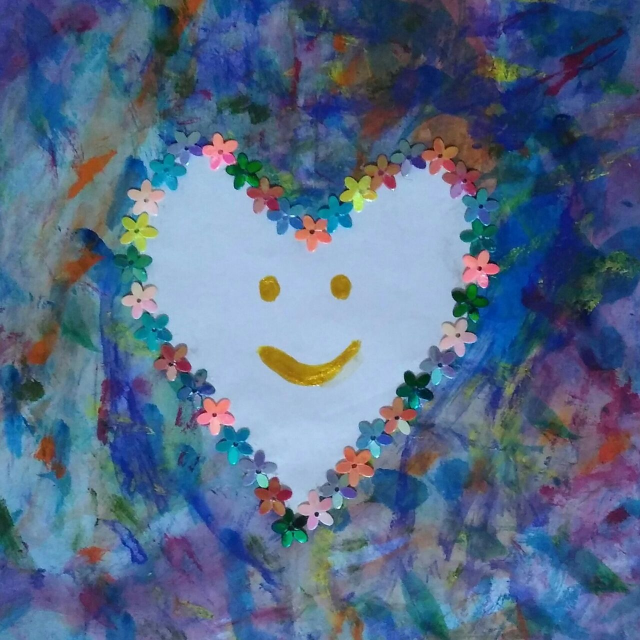
#> input picture input/heart.jpeg, 1280 x 1280 px (shown at 1/2 size)
$ jupyter execute 'image processing.ipynb'
#> lines starting #> are read from the running program, lines starting #| are printed output that depends on the picture; after the words box and inside, x2 and y2 are one past the last pixel; in counts of white or black regions, pixels touching at a corner belong together
convert an image into RGB with no transperancy

[cell 1]
import cv2
img_changed = cv2.imread('input/heart.jpeg',1)
#> img_changed is the input picture: shape (1280, 1280, 3); mean B, G, R 136.3, 107.2, 86.6
cv2.imwrite('output/heart1.jpg',img_changed)
print(img_changed.shape)
#| (1280, 1280, 3)
#here 3=> rgb values for coloured img
print(img_changed.size)
#| 4915200

convert an image into greyscale

[cell 2]
import cv2
img_gray = cv2.imread('input/heart.jpeg',0)
#> img_gray: shape (1280, 1280); min 5, max 255, mean 104.4
cv2.imwrite('output/heart0.jpg',img_gray)
print(img_gray.shape)
#| (1280, 1280)
print(img_gray.size)
#| 1638400

convert an image into RGB unchanged

[cell 3]
import cv2
img_unchanged = cv2.imread('input/heart.jpeg',-1)
cv2.imwrite('output/heart-1.jpg',img_unchanged)
print(img_unchanged.shape)
#| (1280, 1280, 3)
print(img_unchanged.size)
#| 4915200

convert BGR image into HSV
- hsv useful in color filtering
H: 0-180,
S: 0-255,
V: 0-255.

[cell 4]
import cv2
hsv = cv2.cvtColor(img_unchanged, cv2.COLOR_BGR2HSV)
#> hsv: shape (1280, 1280, 3); mean H, S, V 103.2, 116.7, 141.7
cv2.imwrite('output/hearthsv.jpg',hsv)
#hue channel
cv2.imwrite('output/heart-hue.jpg',hsv[:,:,0])
#saturation channel
cv2.imwrite('output/heart-saturation.jpg',hsv[:,:,1])
#value channel (brightness) - almost greyscale
cv2.imwrite('output/heart-value.jpg',hsv[:,:,2])

print(hsv.shape)
#| (1280, 1280, 3)
print(hsv.size)
#| 4915200

Individual channels in RGB image

[cell 5]
import cv2
image = cv2.imread('input/heart.jpeg')

#opencv split function splits img into each color index
B,G,R = cv2.split(image)

print (image.shape)
#| (1280, 1280, 3)
print (B.shape)
#| (1280, 1280)

#after split since one dimension - gonna be greyscale img only.
cv2.imwrite('output/heart-blue.jpg',B)
cv2.imwrite('output/heart-green.jpg',G)
cv2.imwrite('output/heart-red.jpg',R)

#remake original  image
merged = cv2.merge([B,G,R])
cv2.imwrite('output/heart-merged.jpg',merged)

# To amplify blue color : adds more tinge of blue color
# for every blue value<255 in matrix, adds 100. max: 255
merged_bluey = cv2.merge([B+100,G,R])
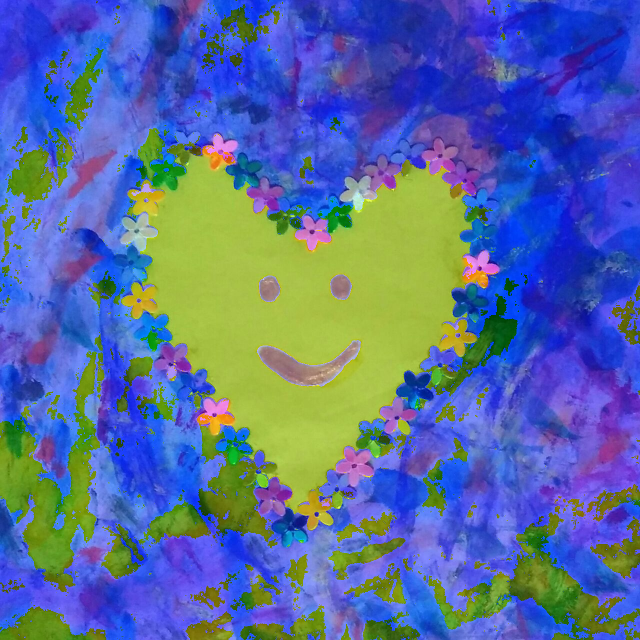
#> merged_bluey: shape (1280, 1280, 3) (shown at 1/2 size); mean B, G, R 159.3, 107.2, 86.6
cv2.imwrite('output/heart-merged-bluey.jpg',merged_bluey)

# To amplify green color
merged_greeny = cv2.merge([B,G+100,R])
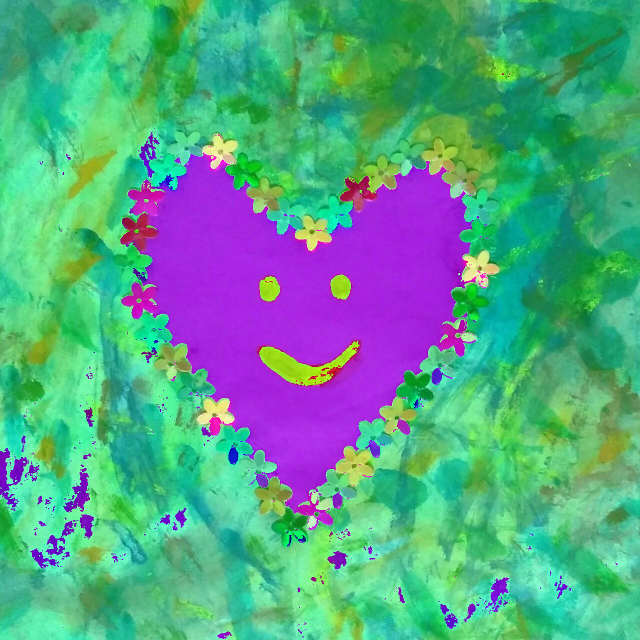
#> merged_greeny: shape (1280, 1280, 3) (shown at 1/2 size); mean B, G, R 136.3, 161.3, 86.6
cv2.imwrite('output/heart-merged-greeny.jpg',merged_greeny)

# To amplify red color
merged_red = cv2.merge([B,G,R+100])
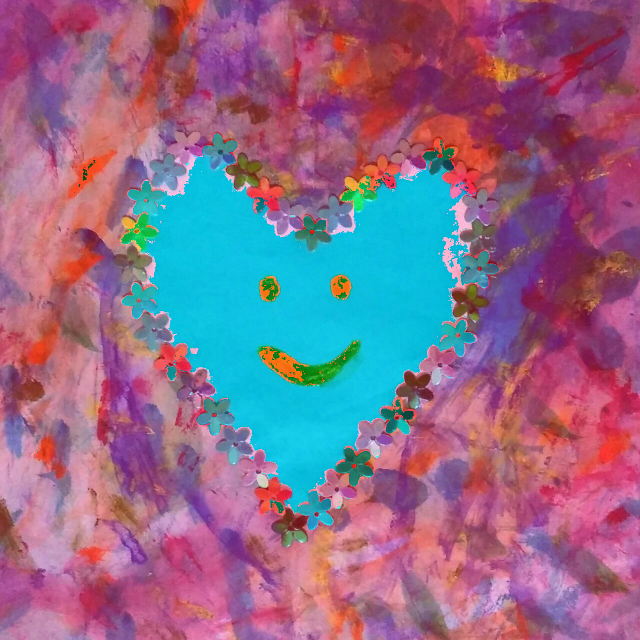
#> merged_red: shape (1280, 1280, 3) (shown at 1/2 size); mean B, G, R 136.3, 107.2, 142
cv2.imwrite('output/heart-merged-red.jpg',merged_red)
#> Out = True

Getting B,G,R colored image using numpy zeros

[cell 6]
import cv2
import numpy as np

image = cv2.imread('input/heart.jpeg')
B,G,R = cv2.split(image)
print(image.shape)
#| (1280, 1280, 3)
print(image.shape[:2])
#| (1280, 1280)

#create a matrix of xeros with dimensions of image heightxwidth
zeros = np.zeros(image.shape[:2],dtype='uint8')

cv2.imwrite('output/heart-zeros-blue.jpg',cv2.merge([B,zeros,zeros]))
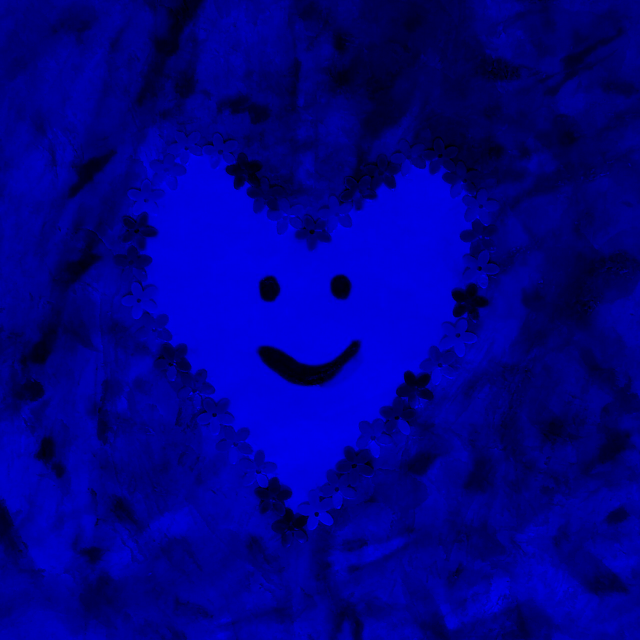
#> saved as heart-zeros-blue.jpg: shape (1280, 1280, 3) (shown at 1/2 size); mean B, G, R 136.3, 0, 0
cv2.imwrite('output/heart-zeros-green.jpg',cv2.merge([zeros,G,zeros]))
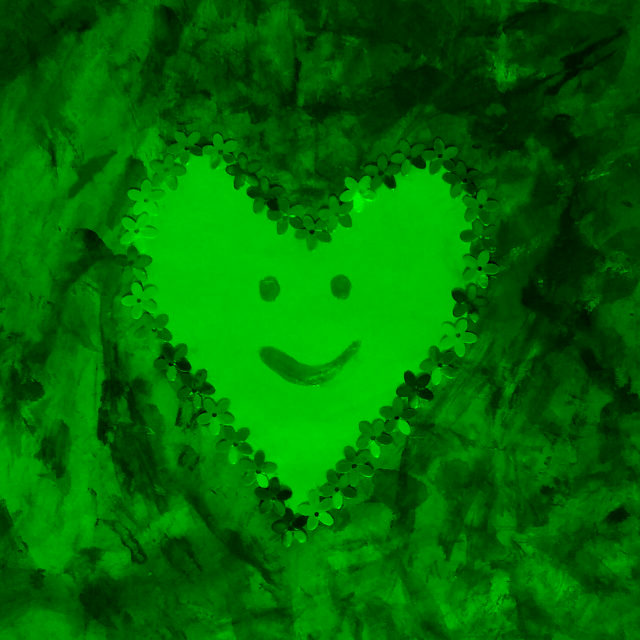
#> saved as heart-zeros-green.jpg: shape (1280, 1280, 3) (shown at 1/2 size); mean B, G, R 0, 107.2, 0
cv2.imwrite('output/heart-zeros-red.jpg',cv2.merge([zeros,zeros,R]))
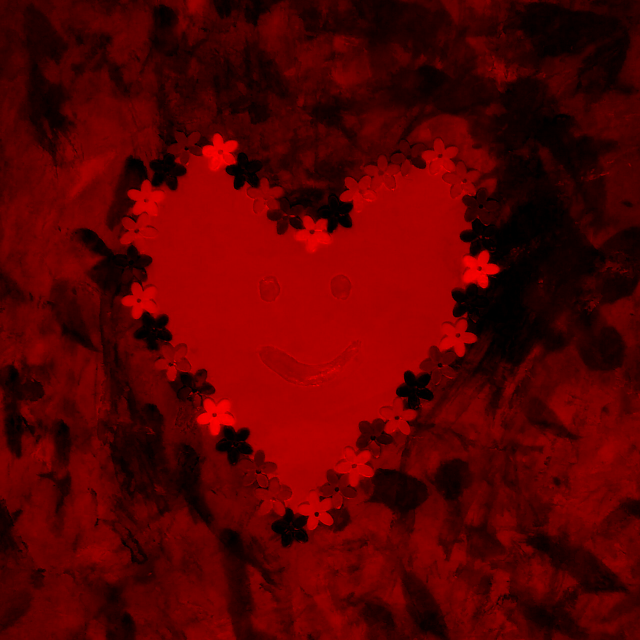
#> saved as heart-zeros-red.jpg: shape (1280, 1280, 3) (shown at 1/2 size); mean B, G, R 0, 0, 86.6
#> Out = True

Histograms

cv2.calcHist(images, channels, mask, histSize, ranges[, hist[, accumulate]])

    images : it is the source image of type uint8 or float32. it should be given in square brackets, ie, “[img]”.
    channels : it is also given in square brackets. It is the index of channel for which we calculate histogram. For example, if input is grayscale image, its value is [0]. For color image, you can pass [0], [1] or [2] to calculate histogram of blue, green or red channel respectively.
    mask : mask image. To find histogram of full image, it is given as “None”. But if you want to find histogram of particular region of image, you have to create a mask image for that and give it as mask.
    histSize : this represents our BIN count. Need to be given in square brackets. For full scale, we pass [256].
    ranges : this is our RANGE. Normally, it is [0,256].

[cell 7]
import cv2
import numpy as np
from matplotlib import pyplot as plt

image = cv2.imread('input/heart.jpeg')
histogram = cv2.calcHist([image],[0],None,[256],[0,256])
#> histogram = 256 values, max 24196 at index 223, min 12 at index 254, mean 6400

#plot histogram, ravel() flatens our img array
plt.hist(image.ravel(),256,[0,256]);
plt.show()
#> figure, not shown here; tallest bar 36642 high, from x = 99 to 100

#to view separate channels
color=('b','g','r')

#separate colors & plot each in histogram
for i, col in enumerate(color):
    histogram2 = cv2.calcHist([image],[i],None,[256],[0,256])
    plt.plot(histogram2,color=col)
    plt.xlim([0,256])

plt.show()
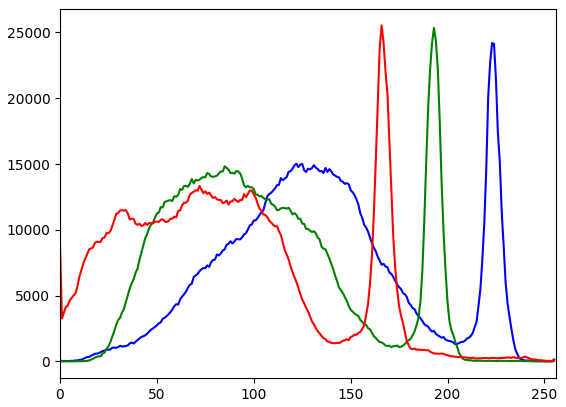
#> figure drawn by matplotlib, 1 panel; curve peaks at x = 223, y = 24196; curve peaks at x = 193, y = 25342; curve peaks at x = 166, y = 25537

Drawing images & shapes

[cell 8]
#black square
import cv2
import numpy as np

#create a black image with color
#512 x 512 => height x width
image = np.zeros((512,512,3),np.uint8)

#black & white
image_bw = np.zeros((512,512),np.uint8)

cv2.imwrite('output/black-sq-color.jpg',image)
cv2.imwrite('output/black-sq-B&W.jpg',image_bw)

Draw lines over black square

cv2.line(img, pt1, pt2, color, thickness, lineType, shift)

- image object on which to draw
- starting point coordinates (x, y)
- end point coordinates (x, y)
- stroke color in BGR (not RGB, be careful!)
- stroke thickness  (in pixels)

[cell 9]
#draw diagonal blue line with thickness= 5 px

image = np.zeros((512,512,3),np.uint8)
cv2.line(image,(0,0),(511,511),(255,127,0),5)
cv2.imwrite('output/black-sq-blue-line.jpg',image)

Draw rectangle

cv2.rectangle(image,starting vertex, opposite vertex, color, thickness)

- img	Image.
- pt1	Vertex of the rectangle.
- pt2	Vertex of the rectangle opposite to pt1 .
- color	Rectangle color or brightness (grayscale image).
- thickness	Thickness of lines that make up the rectangle. Negative values, like CV_FILLED , mean that the function has to draw a filled rectangle.
- lineType	Type of the line. See the line description.
- shift	Number of fractional bits in the point coordinates.

[cell 10]
#draw rectangle
image = np.zeros((512,512,3),np.uint8)
#rectangle outline
cv2.rectangle(image,(100,100),(300,250),(127,50,127),5)
cv2.imwrite('output/black-rectangle-line.jpg',image)
#rectangle fill
cv2.rectangle(image,(100,100),(300,250),(127,50,127),-1)
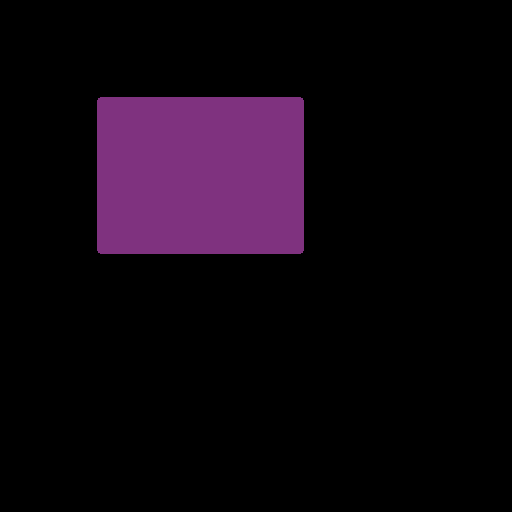
#> image: shape (512, 512, 3); mean B, G, R 15.7, 6.2, 15.7
cv2.imwrite('output/black-rectangle-fill.jpg',image)
#> Out = True

Drawing circles

cv2.circle(image,center,radius,color,fill)

[cell 11]
image = np.zeros((512,512,3),np.uint8)
#circle
cv2.circle(image,(350,350),100,(15,75,50),-1)
cv2.imwrite('output/circle.jpg',image)
#> Out = True

Drawing polygons

[cell 12]
image = np.zeros((512,512,3),np.uint8)

#define four points
pts= np.array([[10,50],[400,50],[90,200],[50,500]],np.int32)

#reshape four points in form req by polylines
cv2.rectangle(image,(100,100),(300,250),(127,50,127),5)
cv2.imwrite('output/black-rectangle-line.jpg',image)
#> Out = True

Gaussian thresholding

[cell 13]
import cv2
gauss_th = cv2.adaptiveThreshold(img_gray,255,cv2.ADAPTIVE_THRESH_GAUSSIAN_C,\
            cv2.THRESH_BINARY,11,2)
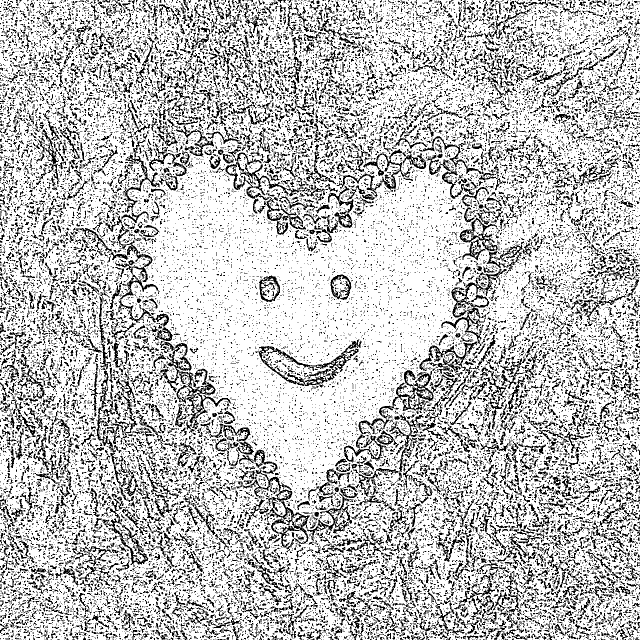
#> gauss_th: shape (1280, 1280) (shown at 1/2 size); 75.5% white; black in thin lines or dots
cv2.imwrite('output/heart-gauss-threshold.jpg',gauss_th)
#> Out = True

Otsu thresholding

[cell 14]
import cv2
re3,otsu_th = cv2.threshold(gauss_th,0,255,cv2.THRESH_OTSU)
#> re3 = 0
cv2.imwrite('output/heart-otsu-threshold.jpg',otsu_th)
#> Out = True

Canny edge detection

Canny( detected_edges, detected_edges, lowThreshold, lowThreshold*ratio, kernel_size );
where the arguments are:

detected_edges: Source image, grayscale
detected_edges: Output of the detector (can be the same as the input)
lowThreshold: The value entered by the user moving the Trackbar
highThreshold: Set in the program as three times the lower threshold (following Canny’s recommendation)
kernel_size: We defined it to be 3 (the size of the Sobel kernel to be used internally)

[cell 15]
import cv2
#First argument is our input image. Second and third arguments are our minVal and maxVal respectively
edges = cv2.Canny(img_gray,50,150)
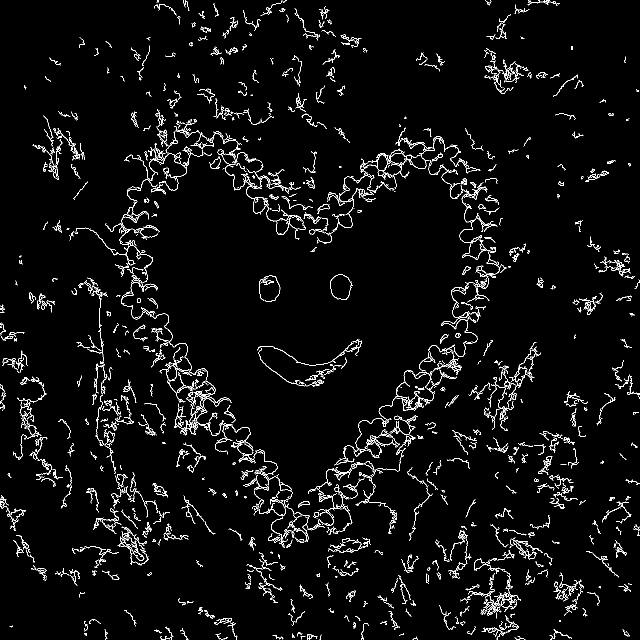
#> edges: shape (1280, 1280) (shown at 1/2 size); 3.6% white in thin lines or dots
cv2.imwrite('output/heart-canny-edges.jpg',edges)
#> Out = True
